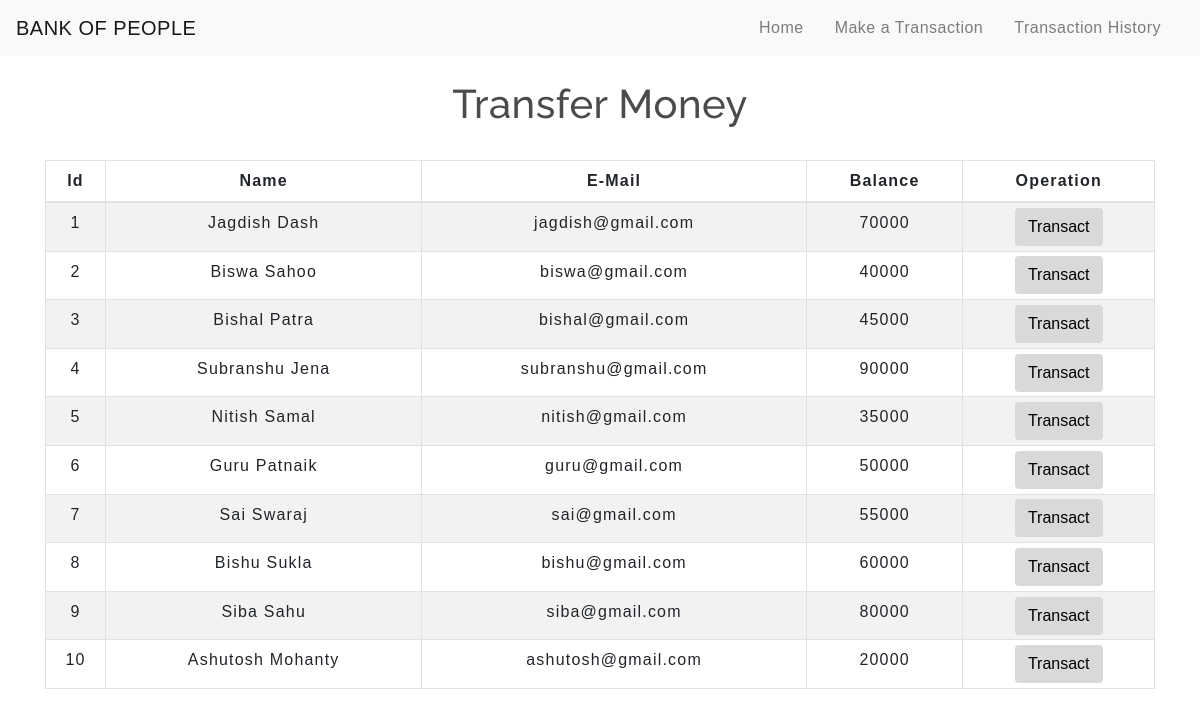
The app's page /transfermoney.php with its own data.
### tables this page shows
CREATE TABLE `users` (
  `id` int(3) NOT NULL,
  `name` text NOT NULL,
  `email` varchar(30) NOT NULL,
  `balance` int(8) NOT NULL
);

### transfermoney.php (the view, shortened to what this page needs)
<!DOCTYPE html>
<html lang="en">
<head>
    <link rel="stylesheet" href="https://maxcdn.bootstrapcdn.com/bootstrap/4.0.0/css/bootstrap.min.css">
    <link rel="stylesheet" type="text/css" href="css/table.css">
    <link rel="stylesheet" type="text/css" href="css/navbar.css">
</head>
<body>
<?php
    include 'config.php';
    $sql = "SELECT * FROM users";
    $result = mysqli_query($conn,$sql);
?>
<?php
  include 'navbar.php';
?>
<div class="container">
        <h2 class="text-center pt-4">Transfer Money</h2>
        <br>
            <div class="row">
                <div class="col">
                    <div class="table-responsive-sm">
                    <table class="table table-hover table-sm table-striped table-condensed table-bordered">
                        <thead>
                            <tr>
                            <th scope="col" class="text-center py-2">Id</th>
                            <th scope="col" class="text-center py-2">Name</th>
                            <th scope="col" class="text-center py-2">E-Mail</th>
                            <th scope="col" class="text-center py-2">Balance</th>
                            <th scope="col" class="text-center py-2">Operation</th>
                            </tr>
                        </thead>
                        <tbody>
                <?php
                    while($rows=mysqli_fetch_assoc($result)){
                ?>
                    <tr>
                        <td class="py-2"><?php echo $rows['id'] ?></td>
                        <td class="py-2"><?php echo $rows['name']?></td>
                        <td class="py-2"><?php echo $rows['email']?></td>
                        <td class="py-2"><?php echo $rows['balance']?></td>
                        <td><a href="selecteduserdetail.php?id= <?php echo $rows['id'] ;?>"> <button type="button" class="btn">Transact</button></a></td>
                    </tr>
                <?php
                    }
                ?>
                        </tbody>
                    </table>
                    </div>
                </div>
            </div>
         </div>
</body>
</html>

### navbar.php (shortened to what this page needs)
<nav class="navbar navbar-expand-md navbar-light bg-light">
<a class="navbar-brand" href="index.php">BANK OF PEOPLE</a>
<div class="collapse navbar-collapse" id="collapsibleNavbar">
      <ul class="navbar-nav ml-auto">
        <li class="nav-item">
          <a class="nav-link" href="index.php">Home</a>
        </li>
        <li class="nav-item">
          <a class="nav-link" href="transfermoney.php">Make a Transaction</a>
        </li>
        <li class="nav-item">
          <a class="nav-link" href="transactionhistory.php">Transaction History</a>
        </li>
    </div>
 </nav>

### css/table.css (style rules this page uses)
* { padding: 0; margin: 0; box-sizing: border-box; font-family: sans-serif; }
h2 { font-size: 40px; }
table { letter-spacing: 1.2px; }
td { text-align: center; }
button { border:none; background: #d9d9d9; transition: 1s; }

### css/navbar.css (style rules this page uses)
.nav-link { margin-right: 15px; color:#2F363F; letter-spacing: 0.5px; transition: 0.5s; }
.navbar-brand { color: #4C4B4B; letter-spacing: 0.5px; }
h2 { color: #4C4B4B; letter-spacing: 0.5px; font-family: raleway; }

### transfermoney.php (style rules this page uses)
button { transition: 1.5s; }

### records on screen
users: id "1", name "Jagdish Dash", email "jagdish@gmail.com", balance "70000"
users: id "2", name "Biswa Sahoo", email "biswa@gmail.com", balance "40000"
users: id "3", name "Bishal Patra", email "bishal@gmail.com", balance "45000"
users: id "4", name "Subranshu Jena", email "subranshu@gmail.com", balance "90000"
users: id "5", name "Nitish Samal", email "nitish@gmail.com", balance "35000"
users: id "6", name "Guru Patnaik", email "guru@gmail.com", balance "50000"
users: id "7", name "Sai Swaraj", email "sai@gmail.com", balance "55000"
users: id "8", name "Bishu Sukla", email "bishu@gmail.com", balance "60000"
users: id "9", name "Siba Sahu", email "siba@gmail.com", balance "80000"
users: id "10", name "Ashutosh Mohanty", email "ashutosh@gmail.com", balance "20000"
